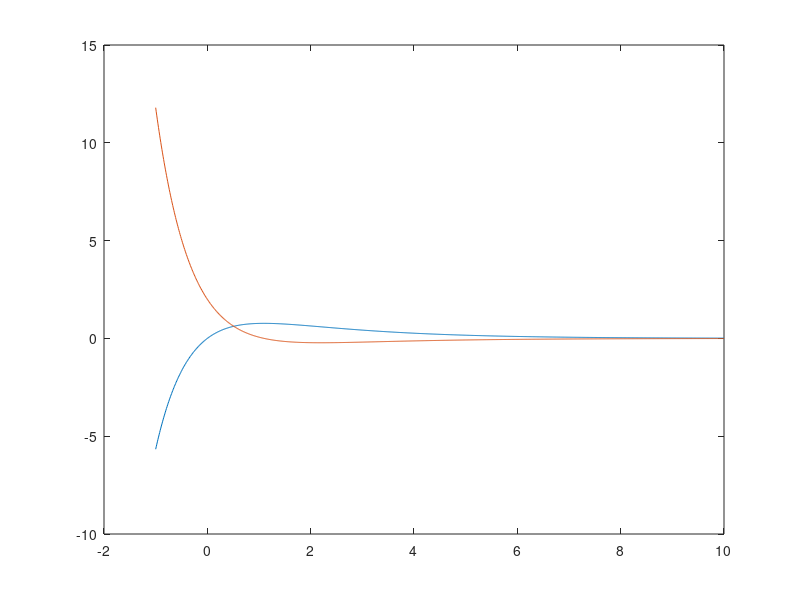
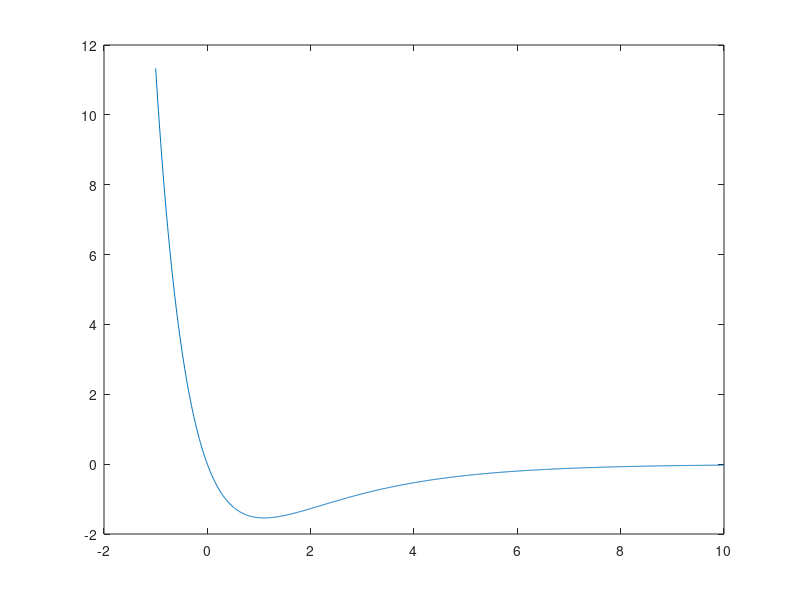
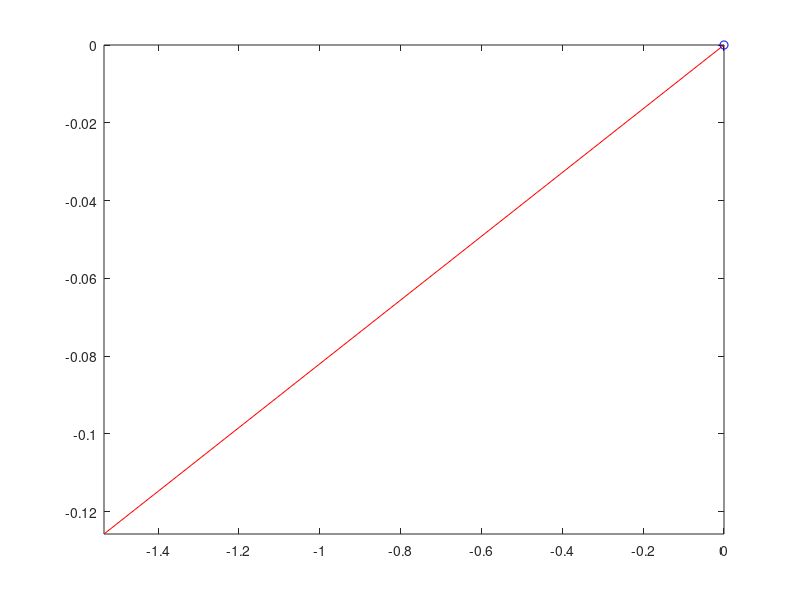

Reproduce these figures in MATLAB, in order.

%This plots the exact solution for part c
t = linspace(-1,10,1000);
term1 = 2*exp((-1/2)*t);
term2 = -2*exp((-3/2)*t);
x = term1 + term2 ;

% This plots the slope function x'
plot(t,x)
hold on;
term1 = -1*exp(-.5.*t);
term2 = 3.*exp(-1.5.*t);
y = term1 + term2;
plot(t,y)


%This plots the exact solution for part d
figure
t = linspace(-1,10,1000);
term1 = -4*exp((-1/2)*t);
term2 = 4*exp((-3/2)*t);
x = term1 + term2 ;
plot(t,x)

%this plots the parametric curves for part b
figure
p = linspace(1,100000);
x = -4.*exp(-.5.*p)+4.*exp(-1.5.*p);
y = +2.*exp(-.5.*p)-6.*exp(-1.5.*p);
plot(x,y)
comet(x,y)
